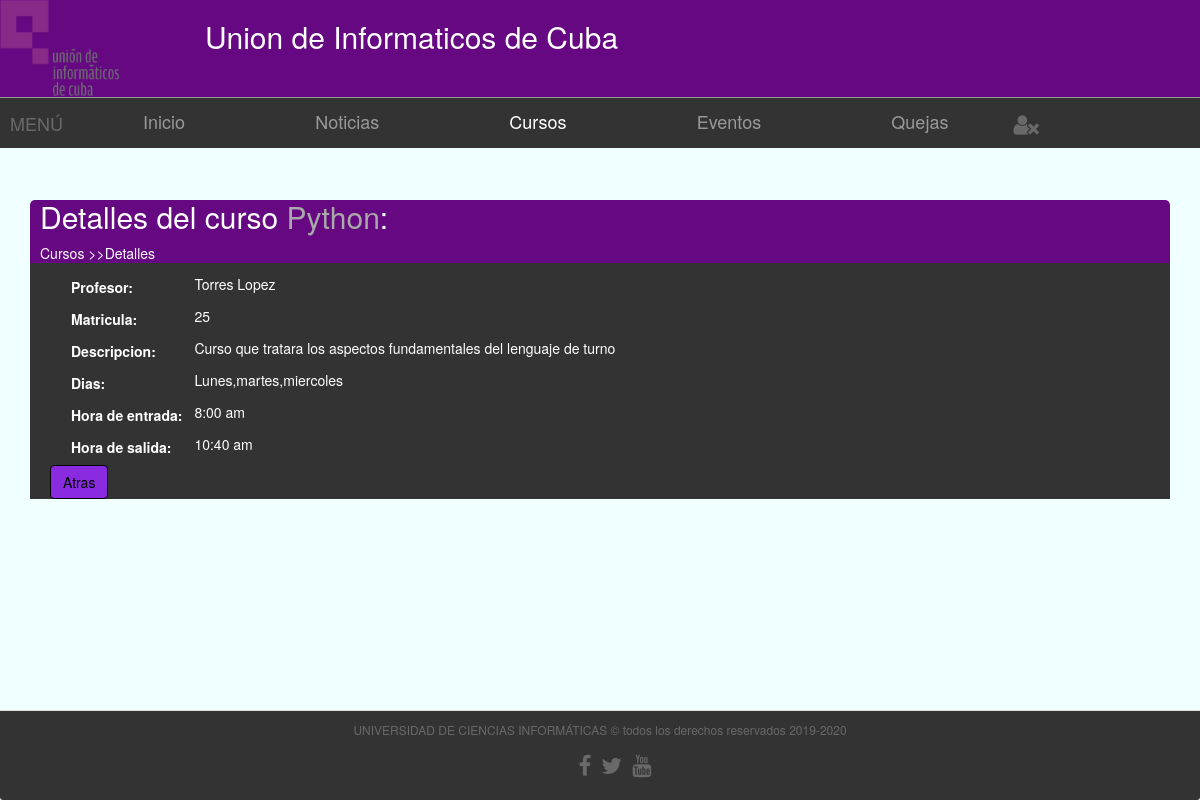
Page /vista/plantilla.php?opcion=6&tipo_contenido=curso&id_curso=4 on the committed database.
### tables this page shows
CREATE TABLE `cursos` (
  `tema` varchar(25) NOT NULL,
  `profesor` varchar(20) NOT NULL,
  `matricula` int(11) NOT NULL,
  `descripcion` text NOT NULL,
  `id_curso` int(11) NOT NULL,
  `frecuencia` varchar(25) NOT NULL,
  `hora_entrada` time NOT NULL,
  `hora_salida` time NOT NULL
);

### Modelo/CM_curso.php (called while the page is built, shortened)
<?php
include_once 'Conexion.php';
class Curso {
    function __construct() {
        $a = func_get_args();
        $i = func_num_args();
    }
    function obtenerCursoDetalles($id_curso) {
        $conexion = new Conexion();
        $sql = "SELECT * FROM cursos where id_curso='$id_curso'";
        $resultados = $conexion->devolverResultados($sql);
        return $resultados;
    }
}

### Modelo/Conexion.php (called while the page is built, shortened)
<?php
class Conexion {
    private $conexion;
    function __construct() {
        try {
            $this->conexion = new PDO("mysql:host=localhost;dbname=uic", "root", "");
            $this->conexion->setAttribute(PDO::ATTR_ERRMODE, PDO::ERRMODE_EXCEPTION);
            $this->conexion->exec("SET CHARACTER SET utf8");
            return $this->conexion;
        } catch (Exception $ex) {
            die("Error: " . $ex->getMessage());
        }
    }
      public function devolverResultados($sql) {
        $objeto = $this->conexion->query($sql);
        while ($registros = $objeto->fetch()) {
            $personas[] = $registros;
        }
        if (isset($personas)) {
            return $personas;
       } else {
           return $registros;
       }
    }
}

### Vista/paginas/subpaginas/S_detalles.php (the view, shortened to what this page needs)
<!DOCTYPE html>
<?php
if ($tipo_contenido == "usuario") {
    include_once '../modelo/CM_usuario.php';
    $obj = new Usuario();
    $usuario = $obj->obtenerUsuarioDetalle($id_usuario);
    ?>
    <div class="contenedor_noticias_comentarios_quejas">
        <div>
            <header class="comentarios_quejas">
                <h2>Detalles de <span style="color: darkgray"><?php echo $usuario[0]["usuario"] ?></span>:</h2>
                <div style="text-align: start">Usuarios >>Detalles </div>
            </header>
            <div class="container-fluid  comentYquejas" style="">
                <table style="margin-left: 40px">
                    <tr>
                        <td><label>Nombre:</label></td>
                        <td><p><?php echo $usuario[0]["nombre"]; ?></p></td>
                    </tr>
                    <tr>
                        <td><label>CI:</label></td>
                        <td><p><?php echo $usuario[0]["ci"]; ?></p></td>
                    </tr>
                    <tr>
                        <td><label>Direccion:</label></td>
                        <td><p><?php echo $usuario[0]["direccion"]; ?></p></td>
                    </tr><tr>
                        <td><label>Correo:</label></td>
                        <td><p><?php echo $usuario[0]["correo"]; ?></p></td>
                    </tr>
                    <tr>
                        <td><label>Centro:</label></td>
                        <td><p><?php echo $usuario[0]["centro"]; ?></p></td>
                    </tr>
                    <tr>
                        <td><label>Telefono:</label></td>
                        <td><p><?php echo $usuario[0]["telefono"]; ?></p></td>
                    </tr>
                </table>
                <div class="text-left" style="margin-left: 20px;">
                    <a href="?opcion=7" class="btn btn-primary"> Atras </a>
                </div>
            </div>
        </div>
    </div>
    <?php
} else if ($tipo_contenido == "curso") {
    include_once '../modelo/CM_curso.php';
    $obj = new Curso();
    $curso = $obj->obtenerCursoDetalles($id_curso);
    ?>
    <div class="contenedor_noticias_comentarios_quejas">
        <div>
            <header class="comentarios_quejas">
                <h2>Detalles del curso <span style="color: darkgray"><?php echo $curso[0]["tema"] ?></span>:</h2>
                <div style="text-align: start">Cursos >>Detalles </div>
            </header>
            <div class="container-fluid  comentYquejas" style="">
                <table style="margin-left: 40px">
                    <tr>
                        <td><label>Profesor:</label></td>
                        <td><p><?php echo $curso[0]["profesor"]; ?></p></td>
                    </tr>
                    <tr>
                        <td><label>Matricula:</label></td>
                        <td><p><?php echo $curso[0]["matricula"]; ?></p></td>
                    </tr>
                    <tr>
                        <td><label>Descripcion:</label></td>
                        <td><p><?php echo $curso[0]["descripcion"]; ?></p></td>
                    </tr><tr>
                        <td><label>Dias:</label></td>
                        <td><p><?php echo $curso[0]["frecuencia"]; ?></p></td>
                    </tr>
                    <tr>
                        <td><label>Hora de entrada:</label></td>
                        <td><p><?php echo date("g:i a", strtotime($curso[0]["hora_entrada"])); ?></p></td>
                    </tr>
                    <tr>
                        <td><label>Hora de salida:</label></td>
                        <td><p><?php echo date("g:i a", strtotime($curso[0]["hora_salida"])); ?></p></td>
                    </tr>
                </table>
                <div class="text-left" style="margin-left: 20px;">
                    <a href="?opcion=2" class="btn btn-primary"> Atras </a>
                </div>
            </div>
        </div>
    </div>
    <?php
} else if ($tipo_contenido == "noticia_comentario") {
    include_once '../Modelo/CM_comentario.php';
    $obj = new Comentario();
    $comentarios = $obj->obtenerComentariosDeUnaNoticia($id_noticia);
    if ($comentarios!=false) {
        ?>
        <?php
        foreach ($comentarios as $c) {
            ?>
            <div class="contenedor_noticias_comentarios_quejas">
                <div>
                    <header class="comentarios_quejas">
                        <a href="" class="enlace">
                            <i class=" fa fa-user icono_user" aria-hidden="true"></i><br>
                            <label><?php echo $c["usuario"] ?></label>
                        </a>
                        <div class="fecha_flex">
                            Noticias >>Comentarios
                        <div class="fecha_noticia">
                            <span>Publicado :</span>
                            <time><?php echo $c["fecha"] ?></time>
                        </div>
</div>
                    </header>
                    <div class="container-fluid  comentYquejas" style="">
                        <p>
            <?php echo $c["descripcion"] ?>
                        </p>
<?php
   if(isset($_SESSION["usuario"])){
?>
                        <div class="botones_comentarios_quejas">
                            <?php
                            if($_SESSION["id_usuario"]==$c["id_usuario"]){
                            ?>
                            <a href="?opcion=11&tipo_contenido=noticia_comentario_modificar&id_comentario=<?php echo $c["id_comentario"] ?>" class="btn btn-primary">Modificar</a>
                           <?php
                            }
                            if($_SESSION["id_usuario"]==$c["id_usuario"] ){
                           ?>
                            <a href="../Controlador/CC_comentarios.php?id_comentario=<?php echo $c["id_comentario"] ?>&opcion=6&tipo_contenido=comentario&id_noticia=<?php echo $id_noticia ?>&accion=eliminar"class="btn btn-danger">Eliminar</a>
                        <?php } ?>
                        </div>
<?php
   }
?>
                    </div>
                </div>
            </div>
            <?php
        }
        ?>
    <?php } else { ?>
<div class="contenedor_noticias_comentarios_quejas ">
    <div><h2>Comentarios</h2></div>
    <div class="fecha_flex">
        <div>Noticias >>Comentarios</div>
        <div class="fecha_noticia">
            <span>Fecha :</span>
             <time><?php echo date("y-m-d") ?></time></div>
    </div>
</div>
        <h2>Esta noticia no tiene comentarios</h2>
    <?php } ?>
<?php if(isset($_SESSION["usuario"])){ ?>
    <div class="adicionar">
        <a href="?opcion=12&tipo_contenido=noticia_comentario_adicionar&id_noticia=<?php echo $id_noticia?>" id="adicionar">
            <i class=" fa fa-plus" aria-hidden="true"></i>
        </a>
        <label style="font-size: 1rem;">Adicionar</label>
<?php
if($_SESSION["usuario"]!="ADMINISTRADOR"){
?>
        <a href="?opcion=12&tipo_contenido=noticia_queja&anterior=Noticias >>Comentarios&id_noticia=<?php echo $id_noticia?>" class="btn btn-primary" id="boton_quejas">
            Quejarse
        </a>
        <?php
}
        ?>
    </div>
        <?php } ?>
         <div class="salir">
         <a href="?opcion=1" class="btn btn-primary"> Atras </a>
    </div>
<?php } ?>

### Vista/css/miEstilo.css (style rules this page uses)
html { font-size: 15px; }
body { background-color: azure; }
.contenedor_noticias_comentarios_quejas { background-color: #650881; color: #fff; border-radius: 5px; margin-top: 15px; }
.contenedor_noticias_comentarios_quejas .comentarios_quejas { padding-left: 10px; }
.comentYquejas { background-color: #333; padding-top: 10px; }
.comentYquejas p { margin-left: 10px; margin-right: 10px; text-align: justify; }
.btn-primary { color: black; background-color: blueviolet; border-color: #357ebd; border-color: black; }

### rows in the picture
cursos: tema "Python", profesor "Torres Lopez", matricula "25", descripcion "Curso que tratara los aspectos fundamentales del lenguaje de turno", frecuencia "Lunes,martes,miercoles", hora_entrada "8:00 am", hora_salida "10:40 am"
